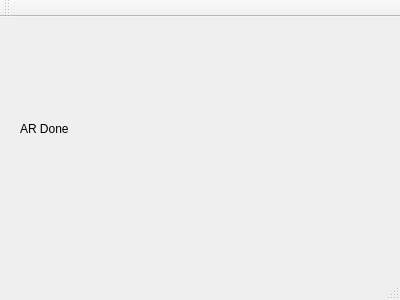
<?xml version="1.0" encoding="UTF-8"?>
<ui version="4.0">
 <class>MainWindow</class>
 <widget class="QMainWindow" name="MainWindow">
  <property name="geometry">
   <rect>
    <x>0</x>
    <y>0</y>
    <width>400</width>
    <height>300</height>
   </rect>
  </property>
  <property name="windowTitle">
   <string>MainWindow</string>
  </property>
  <widget class="QWidget" name="centralWidget">
   <widget class="QLabel" name="videoImageLabel">
    <property name="geometry">
     <rect>
      <x>20</x>
      <y>-4</y>
      <width>361</width>
      <height>231</height>
     </rect>
    </property>
    <property name="text">
     <string>AR Done</string>
    </property>
   </widget>
  </widget>
  <widget class="QMenuBar" name="menuBar">
   <property name="geometry">
    <rect>
     <x>0</x>
     <y>0</y>
     <width>400</width>
     <height>25</height>
    </rect>
   </property>
  </widget>
  <widget class="QToolBar" name="mainToolBar">
   <attribute name="toolBarArea">
    <enum>TopToolBarArea</enum>
   </attribute>
   <attribute name="toolBarBreak">
    <bool>false</bool>
   </attribute>
  </widget>
  <widget class="QStatusBar" name="statusBar"/>
 </widget>
 <layoutdefault spacing="6" margin="11"/>
 <resources/>
 <connections/>
</ui>
